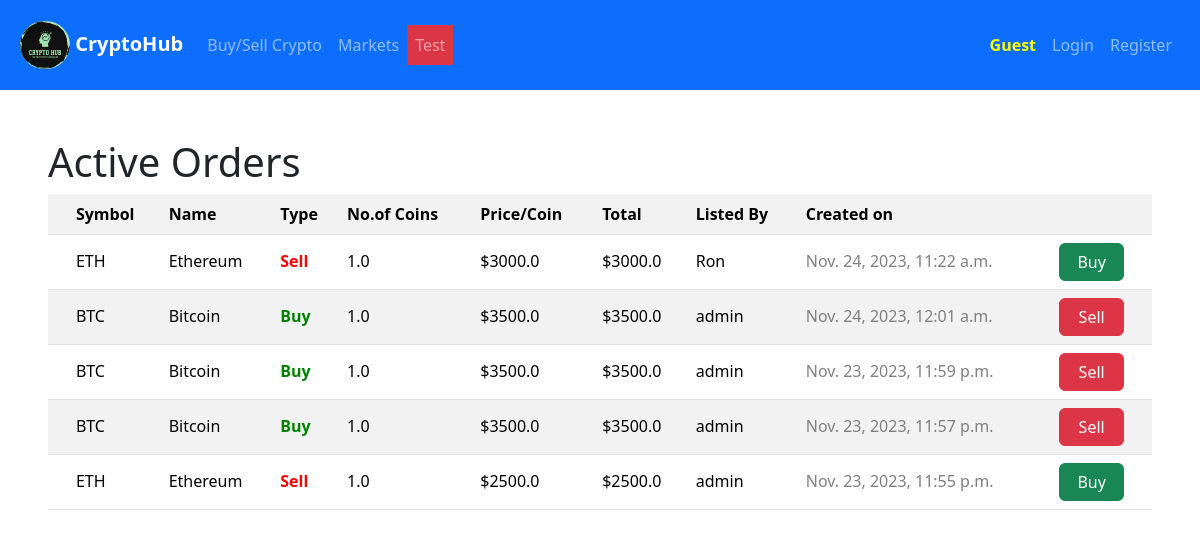
/all_orders, run on an earlier commit of the app's database.
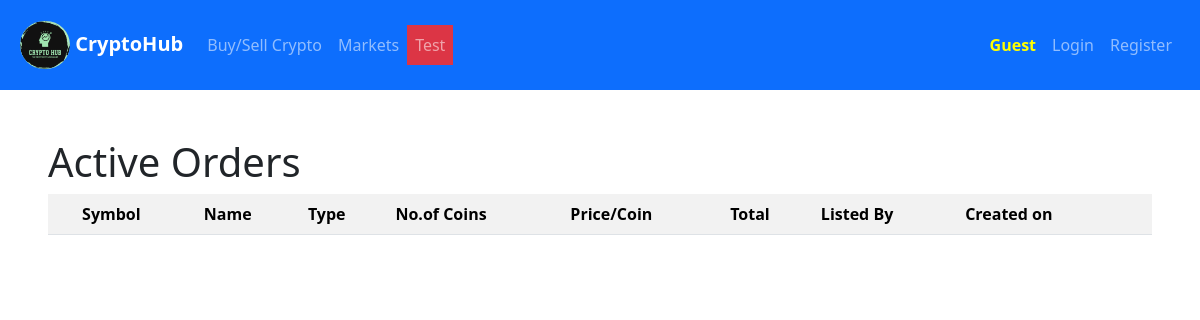
And on a later commit of the database.
### exchange/models.py (models this page shows, shortened)
class Orders(models.Model):
    lister=models.ForeignKey(User,on_delete=models.CASCADE,related_name="orders")
    order_coin=models.ForeignKey(List_Coin,on_delete=models.CASCADE,related_name="listed")
    order_coin_no=models.FloatField()
    order_price_per_coin=models.FloatField()# required amount/coin
    order_amount=models.FloatField(default=0) #total amount required to fulfill the order
    is_buy=models.BooleanField(default=True)
    created=models.DateTimeField(default=datetime.datetime.now())
    is_fulfilled=models.BooleanField(default=False)
    fulfilled_on=models.DateTimeField(null=True)
    is_closed=models.BooleanField(default=False)#is lister closed the order
    closed_on=models.DateTimeField(null=True)

class List_Coin(models.Model):
    coin_id=models.CharField(max_length=64,unique=True)
    symbol=models.CharField(max_length=16,unique=True)
    title=models.CharField(max_length=64,unique=True)
    logo_url=models.URLField(blank=True)

class User(AbstractUser):
    pass

### exchange/views.py (the view)
# urls.py: path("all_orders", views.all_orders, name="all_orders"),
def all_orders(request):
    orders = Orders.objects.all().filter(is_fulfilled=False, is_closed=False)
    orders = orders.order_by("-created").all()
    return render(request, 'all_orders.html', {'orders': orders})

### exchange/templates/all_orders.html (shortened to what this page needs)
{% extends "layout.html" %} {% block body %}
<h1>Active Orders</h1>
<div id="all_orders_div">
  <table class="table table-striped">
    <tr>
      <th></th>
      <th>Symbol</th>
      <th>Name</th>
      <th>Type</th>
      <th>No.of Coins</th>
      <th>Price/Coin</th>
      <th>Total</th>
      <th>Listed By</th>
      <th>Created on</th>
      <th></th>
    </tr>
    {%for order in orders%}
    <tr>
      <td>
      </td>
      <td style="padding-top: 14px">{{order.order_coin.symbol}}</td>
      <td style="padding-top: 14px">{{order.order_coin.title}}</td>
      {%if order.is_buy%}
      <td style="padding-top: 14px; color: green"><strong>Buy</strong></td>
      {%else%}
      <td style="padding-top: 14px; color: red"><strong>Sell</strong></td>
      {%endif%}
      <td style="padding-top: 14px">{{order.order_coin_no}}</td>
      <td style="padding-top: 14px">${{order.order_price_per_coin}}</td>
      <td style="padding-top: 14px">${{order.order_amount}}</td>
      <td style="padding-top: 14px">{{order.lister}}</td>
      <td style="padding-top: 14px; color: gray">{{order.created}}</td>
      {%if order.lister == user %}
      <td>
        <button
          data-action="close"
          data-order_id="{{order.id}}"
          data-owner="{{order.lister}}"
          style="width: 65px"
          id="all_order_button"
          class="btn btn-outline-danger"
        >
          Close
        </button>
      </td>
      {%else%} {%if order.is_buy%}
      <td>
        <button
          data-action="sell"
          data-order_id="{{order.id}}"
          data-owner="{{order.lister}}"
          style="width: 65px"
          id="all_order_button"
          class="btn btn-danger custom"
        >
          Sell
        </button>
      </td>
      {%else%}
      <td>
        <button
          data-action="buy"
          data-order_id="{{order.id}}"
          data-owner="{{order.lister}}"
          style="width: 65px"
          id="all_order_button"
          class="btn btn-success"
        >
          Buy
        </button>
      </td>
      {%endif%} {%endif%}
    </tr>
    {%endfor%}
  </table>
</div>
{% endblock %}

What changed in the data, as far as the page shows it:
no longer on this page (row edited): Orders: order_coin.symbol "ETH", order_coin "Ethereum", is_buy "Sell", order_coin_no "1.0", order_price_per_coin "3000.0", order_amount "3000.0", lister "Ron", created "Nov. 24, 2023, 11:22 a.m."
no longer on this page (row edited): Orders: order_coin.symbol "BTC", order_coin "Bitcoin", is_buy "Buy", order_coin_no "1.0", order_price_per_coin "3500.0", order_amount "3500.0", lister "admin", created "Nov. 24, 2023, 12:01 a.m."
removed Orders: order_coin.symbol "BTC", order_coin "Bitcoin", is_buy "Buy", order_coin_no "1.0", order_price_per_coin "3500.0", order_amount "3500.0", lister "admin", created "Nov. 23, 2023, 11:59 p.m."
removed Orders: order_coin.symbol "BTC", order_coin "Bitcoin", is_buy "Buy", order_coin_no "1.0", order_price_per_coin "3500.0", order_amount "3500.0", lister "admin", created "Nov. 23, 2023, 11:57 p.m."
no longer on this page (row edited): Orders: order_coin.symbol "ETH", order_coin "Ethereum", is_buy "Sell", order_coin_no "1.0", order_price_per_coin "2500.0", order_amount "2500.0", lister "admin", created "Nov. 23, 2023, 11:55 p.m."
